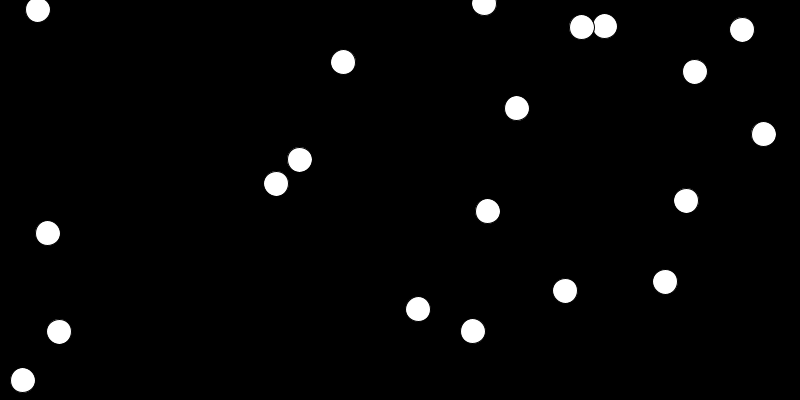
Frame 1 (no input)
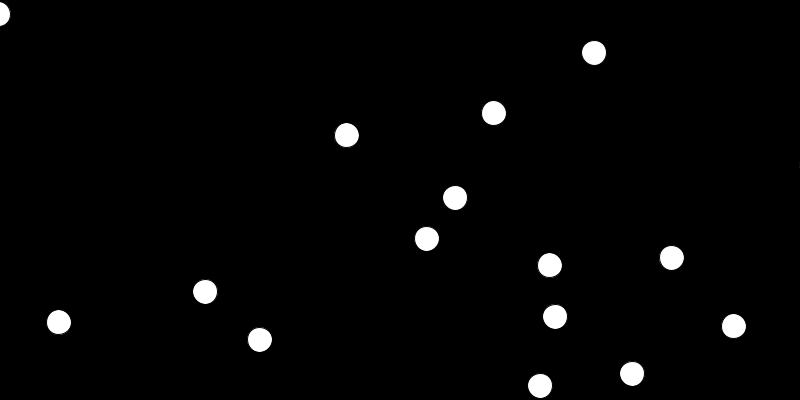
Frame 60 (the mouse pressed at the canvas centre just before this capture)
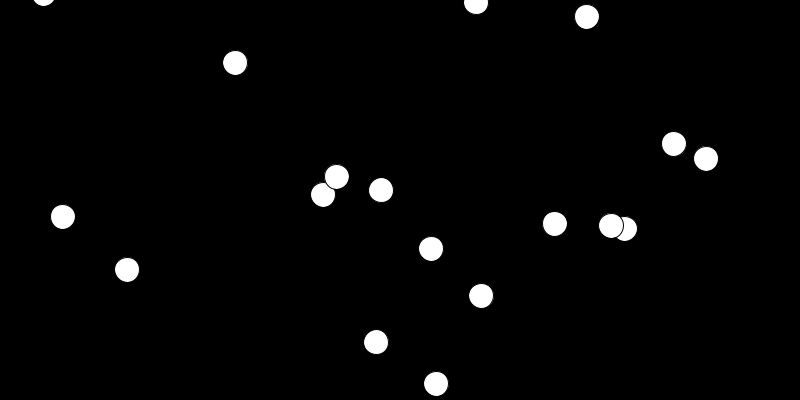
Frame 120 (the mouse held since frame 60 and released just before this capture)

The Processing sketch that drew these frames (run headless with seeded random() and noise(); from frame 60 on, the mouse is pressed at the canvas centre):

// Processing sketch: main
// ── main.pde
ArrayList<Fish> fish = new ArrayList<Fish>();

void setup() {
  size(800, 400);
  for(int i = 0; i < 20; i ++) fish.add(new Fish()); 
}
void draw() {
  background(0);
  for(Fish f : fish){
    f.update();
    f.draw();
  }
}

// ── Fish.pde
class Fish {
  float maxSpeed = 5;
  float maxForce = 10;
  float mass = 10;
  PVector position = new PVector();
  PVector velocity = new PVector();
  PVector acceleration = new PVector();
  PVector force = new PVector();
  PVector targetOffset = new PVector();
  PVector prevPosition = new PVector();
  PVector target;

//class setup
  Fish() {
    position.x = random(width);
    position.y = random(height);
    acceleration.y = random(-5, 5);
    acceleration.x = random(-2, 5);

    mass = random(10) + 5;
    maxSpeed = random(5) + 1;
    maxForce = random(2) + random(2);
    targetOffset.x = random(width);
    targetOffset.y = random(height);
    target = new PVector(random(width), random(height));
  }
//update and math logic
  void update() {

    
    PVector dir = PVector.sub(target, position); //vector to target position
    dir.add(targetOffset); // distance to targetOffset. comment out to have Agents chase target
    dir.limit(maxSpeed); // limit vector magnitude equal to maxSpeed

    PVector force = PVector.sub(dir, velocity); // calculate force by subtracting the current speed from the desired speed
    //f.limit(maxForce); // limit force to maxForce
    force.mult(.2);
    force.add(force);
    float mag = targetOffset.mag();
    float angle = targetOffset.heading();// same as atan2
    angle += .05;
    targetOffset.x = mag * cos(angle);
    targetOffset.y = mag * sin(angle);
    force.div(mass); 
    acceleration.add(force);
    velocity.add(acceleration);
    position.add(velocity);
    reset();
  }
//drawing the thing to the screen
  void draw() {
    ellipse(position.x, position.y, 25, 25);
    fill(255);
  }
  //resets the acceleration and forces so it doesn't fling itself around
  void reset(){
    force.mult(0);
    acceleration.mult(0);
  }
}
